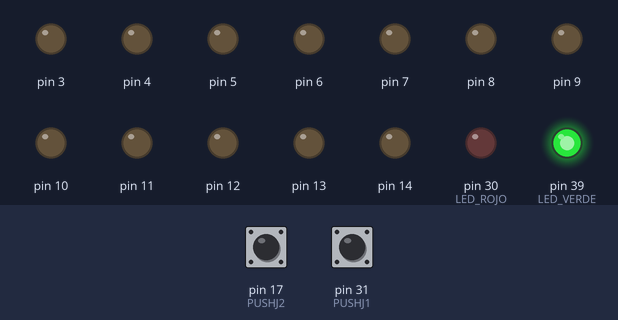
Bench run of a sketch on a simulated Arduino Mega 2560, built with avr-gcc and run on an emulated ATmega2560. Shown: output pins drawn as LEDs (lit = HIGH). The test bench sets the inputs (shaded band); at power-on: pin 17 (PUSHJ2) HIGH, pin 31 (PUSHJ1) HIGH.

Above: at 2.8 s.
2.9 s: pin 17 (PUSHJ2) pulled LOW for 0.15 s
At 3.8 s:
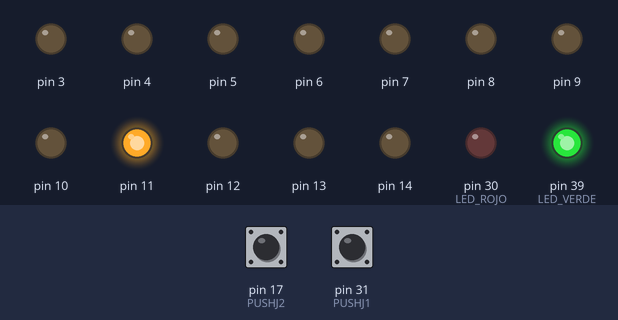
4.5 s: pin 31 (PUSHJ1) pulled LOW for 0.15 s
At 5.0 s:
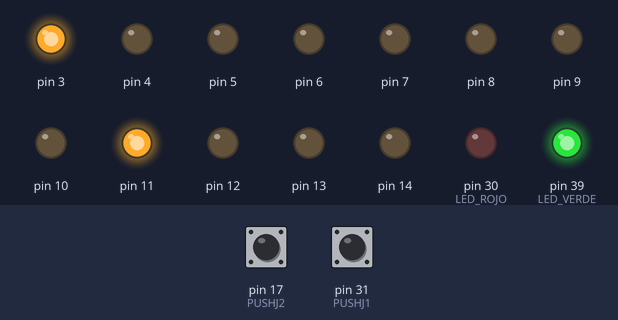
6.1 s: pin 17 (PUSHJ2) pulled LOW for 1 s
At 7.4 s:
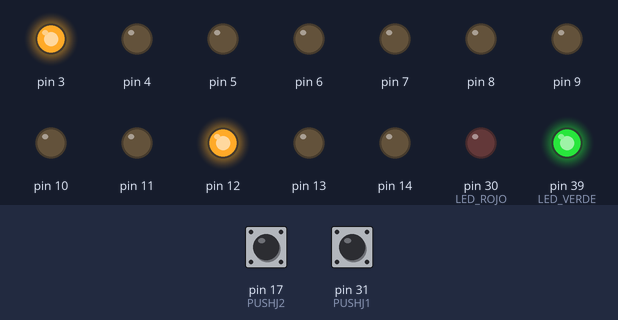
8.6 s: pin 31 (PUSHJ1) pulled LOW for 1 s
At 9.3 s:
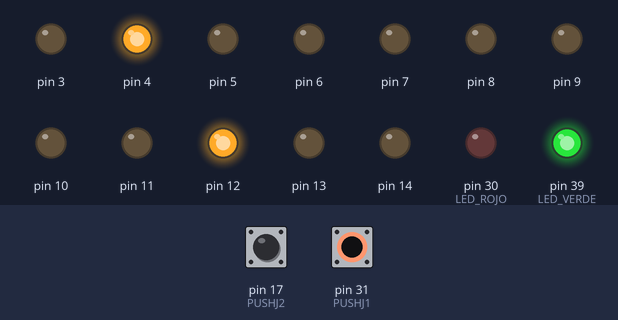
11.1 s: pin 17 (PUSHJ2) pulled LOW for 0.15 s
At 12.3 s:
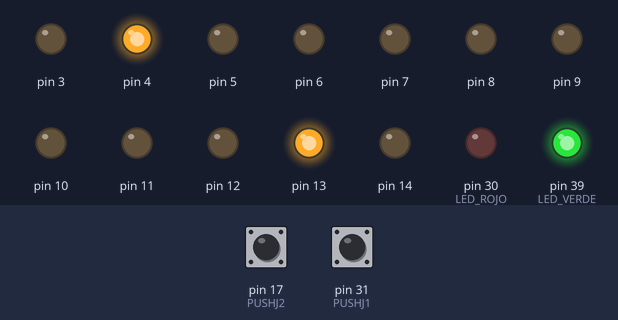
12.7 s: pin 31 (PUSHJ1) pulled LOW for 0.15 s
At 13.6 s:
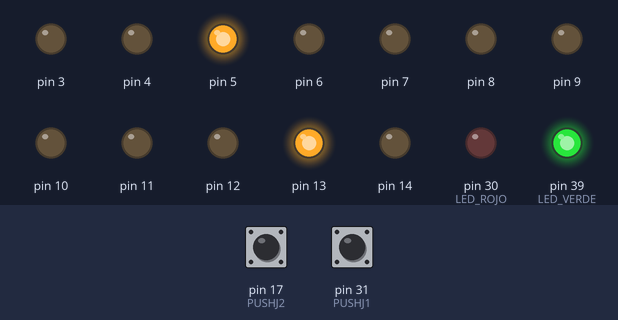
Timing chart, 0 to 15.3 s (numbered marks = the images above; inputs shaded):
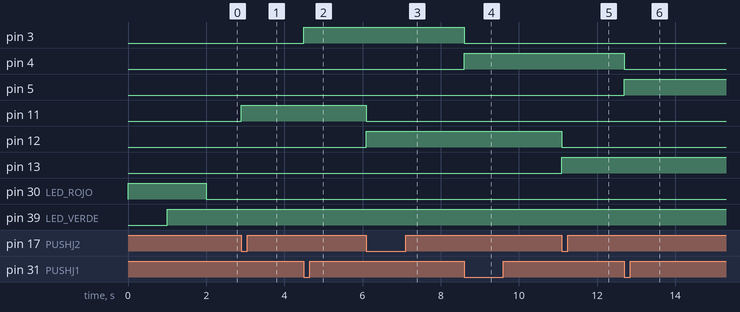

Measured:
- after the input at 2.9 s, pin 11: LOW → HIGH at once
- after the input at 4.5 s, pin 3: LOW → HIGH at once
- after the input at 6.1 s, pin 11: HIGH → LOW at once; pin 12: LOW → HIGH at once
- after the input at 8.6 s, pin 3: HIGH → LOW at once; pin 4: LOW → HIGH at once
- after the input at 11.1 s, pin 12: HIGH → LOW at once; pin 13: LOW → HIGH at once
- after the input at 12.7 s, pin 4: HIGH → LOW at once; pin 5: LOW → HIGH at once

The sketch:

lab06_TivaC.ino
```cpp
/*Autor: Jose Vanegas
 * Fecha: 22/09/2021
 *
 */
  int J0AR = 0;
  int J1AR = 0;
  int PUSHJ1 = 31;
  int PUSHJ2 = 17;
  int J0 = 0;
  int J1 = 0;
  int P = 0;
  int GANADOR;
void setup() {

  pinMode(PUSHJ1, INPUT_PULLUP);
  pinMode(PUSHJ2, INPUT_PULLUP);

  pinMode(3, OUTPUT);
  pinMode(4, OUTPUT);
  pinMode(5, OUTPUT);
  pinMode(6, OUTPUT);
  pinMode(7, OUTPUT);
  pinMode(8, OUTPUT);
  pinMode(9, OUTPUT);
  pinMode(10, OUTPUT);

  pinMode(11, OUTPUT);
  pinMode(12, OUTPUT);
  pinMode(13, OUTPUT);
  pinMode(14, OUTPUT);
  pinMode(15, OUTPUT);
  pinMode(36, OUTPUT);
  pinMode(37, OUTPUT);
  pinMode(18, OUTPUT);

  pinMode(30, OUTPUT);  //LED ROJO
  pinMode(39, OUTPUT);  //LED VERDE
  pinMode(40, OUTPUT);  //LED AZUL
}

void loop() {


  if(P == 0){
    digitalWrite(30, HIGH);
    delay(1000);
    digitalWrite(39, HIGH);
    delay(1000);
    digitalWrite(30, LOW);
    P++;
  }

  //--------------------------------------------Jugador 1 ------------------------------------------------------
  while(P == 1){
     if(digitalRead(PUSHJ1) == 0){
      if(J0AR ==  0){
        J0 ++;
      }
      J0AR  = 1;
    }
    if(digitalRead(PUSHJ1) ==  1){
      J0AR  = 0;
    }
    switch(J0){
      case 1:
        digitalWrite(3, HIGH);
        break;
      case 2:
        digitalWrite(3, LOW);
        digitalWrite(4, HIGH);
        break;
      case 3:
        digitalWrite(4, LOW);
        digitalWrite(5, HIGH);
        break;
      case 4:
        digitalWrite(5, LOW);
        digitalWrite(6, HIGH);
        break;
      case 5:
        digitalWrite(6, LOW);
        digitalWrite(7, HIGH);
        break;
      case 6:
        digitalWrite(7, LOW);
        digitalWrite(8, HIGH);
        break;
      case 7:
        digitalWrite(8, LOW);
        digitalWrite(9, HIGH);
        break;
      case 8:
        digitalWrite(9, LOW);
        digitalWrite(10, HIGH);
        GANADOR  = 0;              //JUGADOR 1 GANA
        digitalWrite(30, HIGH);
        digitalWrite(39, LOW);
        digitalWrite(40, LOW);
        P++;
        break;
      default:
        digitalWrite( 3, LOW);
        digitalWrite( 4, LOW);
        digitalWrite( 5, LOW);
        digitalWrite( 6, LOW);
        digitalWrite( 7, LOW);
        digitalWrite( 8, LOW);
        digitalWrite( 9, LOW);
        digitalWrite( 10, LOW);
        J0  = 0;
    }

        //-------------------------------------------------JUGADOR 2----------------------------------------------------------------
    if(digitalRead(PUSHJ2) == 0){
      if(J1AR ==  0){
        J1 ++;
      }
      J1AR  = 1;
    }
    if(digitalRead(PUSHJ2) ==  1){
      J1AR  = 0;
    }
    switch(J1){
      case 1:
        digitalWrite(11, HIGH);
        break;
      case 2:
        digitalWrite(11, LOW);
        digitalWrite(12, HIGH);
        break;
      case 3:
        digitalWrite(12, LOW);
        digitalWrite(13, HIGH);
        break;
      case 4:
        digitalWrite(13, LOW);
        digitalWrite(14, HIGH);
        break;
      case 5:
        digitalWrite(14, LOW);
        digitalWrite(15, HIGH);
        break;
      case 6:
        digitalWrite(15, LOW);
        digitalWrite(36, HIGH);
        break;
      case 7:
        digitalWrite(36, LOW);
        digitalWrite(37, HIGH);
        break;
      case 8:
        digitalWrite(37, LOW);
        digitalWrite(18, HIGH);
        GANADOR  = 1;              //JUGADOR 2 GANA
        digitalWrite(30, LOW);
        digitalWrite(39, LOW);
        digitalWrite(40, HIGH);
        P++;
        break;
      default:
        digitalWrite( 11, LOW);
        digitalWrite( 12, LOW);
        digitalWrite( 13, LOW);
        digitalWrite( 14, LOW);
        digitalWrite( 15, LOW);
        digitalWrite( 36, LOW);
        digitalWrite( 37, LOW);
        digitalWrite( 18, LOW);
        J1  = 0;
    }
  }

}
```
